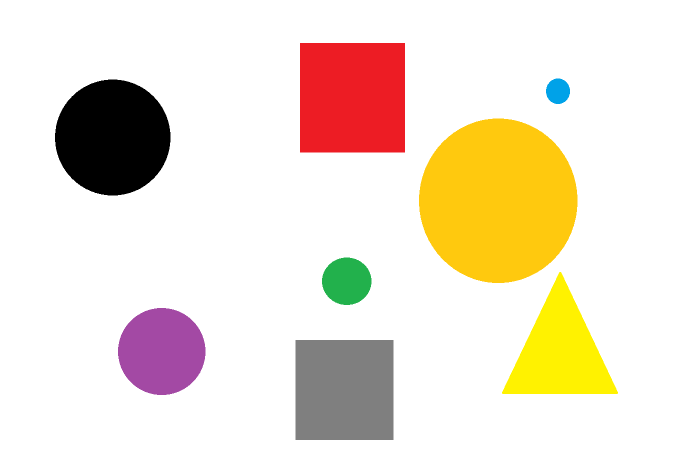
#> input picture servoing/sensors/cvShapes.png, 1353 x 902 px (shown at 1/2 size)
$ python image_blob_test.py
#> lines starting #> are read from the running program, lines starting #| are printed output that depends on the picture
import numpy as np
import cv2 as cv

# Return function for trackbars, sets changes flag to True
changes = True

def change_detector(x):
	global changes
	changes = True

# Function for responding to mouse click events
def click_event(event, x, y, flags, param):
	# Runs on left click
	if event == cv.EVENT_LBUTTONDOWN:
		print(x, " ", y)


def combined():
	global changes

	# Initializes thresholds for blob detection
	params = cv.SimpleBlobDetector_Params()

	# Dictates the size of the window created, based on array
	img = np.ones((1,509,1), np.uint8)

	cv.namedWindow('Settings')

	# Creates the different trackbars for blob detection thresholds
	# <bar name>, <win location>, <init val>, <max val>, <rtrn bar val>
	cv.createTrackbar('Low', 'Settings', 0, 255, change_detector)
	cv.createTrackbar('High', 'Settings', 255, 255, change_detector)
	cv.createTrackbar('Min Area', 'Settings', 0, 200000, change_detector)
	cv.createTrackbar('Max Area', 'Settings', 200000, 200000, change_detector)
	cv.createTrackbar('Filter Circularity?', 'Settings', 0, 1, change_detector)
	cv.createTrackbar('Min Circ', 'Settings', 0, 1000, change_detector)
	cv.createTrackbar('Max Circ', 'Settings', 1000, 1000, change_detector)


	# Tells user how to close program
	print("Press 'q' to quit.")

	# Flag for initial setup of while loop for windows
	# This flag is for things I only want to run once in the loop
	init_window = True

	# Displays window until 'q' is pressed
	while(True):
		# Captures each image as if it were a video frame
		frame = cv.imread("cvShapes.png", cv.IMREAD_COLOR)
#> frame is the input picture: shape (902, 1353, 3); mean B, G, R 208.7, 225.4, 237.9

		# Creates GRAY frame
		grayFrame = cv.cvtColor(frame, cv.COLOR_BGR2GRAY)
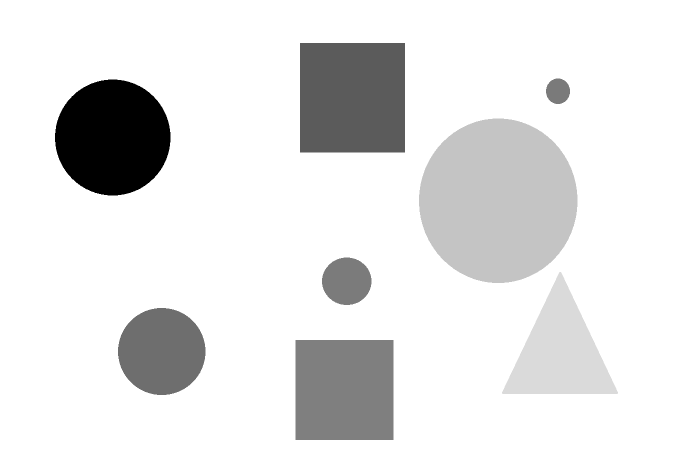
#> grayFrame: shape (902, 1353) (shown at 1/2 size); min 0, max 255, mean 227.2

		# Only creates a new detector if changes were made to the params
		# Saves around 4-10% CPU usage, must test with tracking in video
		if changes:
			changes = False
			# Gets trackbar locations for mask
			grayLow = cv.getTrackbarPos('Low', 'Settings')
			grayHigh = cv.getTrackbarPos('High', 'Settings')

			# Sets blob detection parameters to trackbar
			params.minThreshold = grayLow
			params.maxThreshold = grayHigh
			params.minArea = cv.getTrackbarPos('Min Area', 'Settings')
			params.maxArea = cv.getTrackbarPos('Max Area', 'Settings')

			# Uses circularity circ switch is set to on when running
			if (cv.getTrackbarPos('Filter Circularity?', 'Settings') == 1):
				params.filterByCircularity = True
				params.minCircularity = cv.getTrackbarPos('Min Circ', 'Settings')/1000
				params.maxCircularity = cv.getTrackbarPos('Max Circ', 'Settings')/1000
			else:
				params.filterByCircularity = False

			# Creates detector using set params
#> (the run stopped early here; a loop or call above may not have finished)
